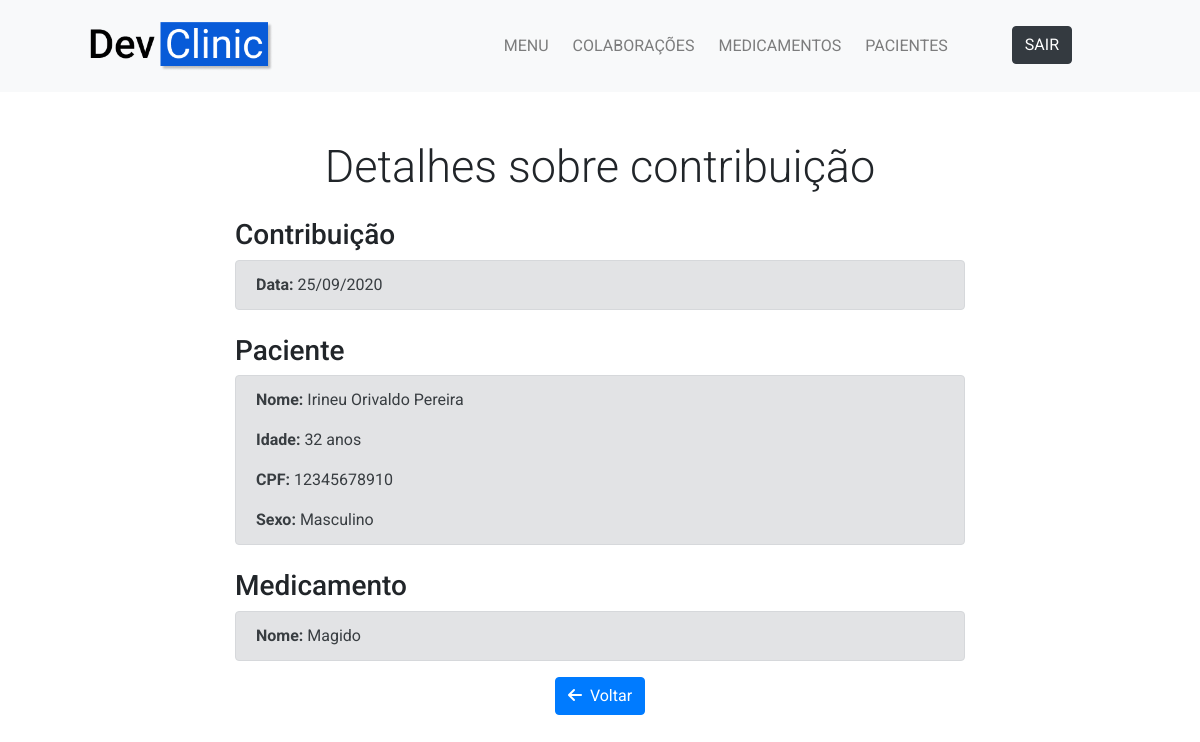
The app's page /colaboracao/2/detalhes/ (signed in) with its own data.
### colaboracao/models.py (models this page shows)
class Colaboracao(models.Model):
    data = models.DateTimeField(auto_now_add=True)
    paciente = models.ForeignKey(Paciente, on_delete=models.CASCADE)
    medicamento = models.ForeignKey(Medicamento, on_delete=models.CASCADE)

### paciente/models.py (models this page shows, shortened)
class Paciente(models.Model):
    SEXO_CHOICES = (
        ('Feminino', 'Feminino'),
        ('Masculino', 'Masculino')
    )
    nome = models.CharField(max_length=200)
    idade = models.BigIntegerField()
    cpf = models.CharField(max_length=11)
    sexo = models.CharField(max_length=9, choices=SEXO_CHOICES)
    datadecadastro = models.DateTimeField(auto_now_add=True)

### medicamento/models.py (models this page shows, shortened)
class Medicamento(models.Model):
    nome = models.CharField(max_length=150)
    marca = models.CharField(max_length=60, blank=True)
    quantidade = models.BigIntegerField()

### colaboracao/views.py (the view)
# urls.py: path('<int:pk_colaboracao>/detalhes/', views.vercolaboracao, name='vercolaboracao'),
@login_required
def vercolaboracao(request, pk_colaboracao):
    colaboracao = get_object_or_404(Colaboracao, pk=pk_colaboracao)
    return render(request, 'colaboracao/vercolaboracao.html', {'colaboracao':colaboracao})

### colaboracao/templates/colaboracao/vercolaboracao.html
{% extends '../main/base.html' %}
{% block content %}
  <section class="py-5">
    <div class="container">
      <h1 class="display-4 text-center big-display">Detalhes sobre contribuição</h1>
      <div class="row justify-content-center mt-4" >
        <div class="col-lg-8">
          <h3 class="">Contribuição</h3>
          <div class="alert alert-secondary">
            <p class="mb-0"><strong>Data:</strong> {{ colaboracao.data|date:'d/m/Y' }}</p>
          </div>
          <h3 class="mt-4">Paciente</h3>
          <div class="alert alert-secondary">
            <p><strong>Nome:</strong> {{ colaboracao.paciente.nome }}</p>
            <p><strong>Idade:</strong> {{ colaboracao.paciente.idade }} anos</p>
            <p><strong>CPF:</strong> {{ colaboracao.paciente.cpf }}</p>
            <p class="mb-0"><strong>Sexo:</strong> {{ colaboracao.paciente.sexo }}</p>
          </div>
          <h3 class="mt-4">Medicamento</h3>
          <div class="alert alert-secondary">
            {% if colaboracao.medicamento.marca %}
              <p><strong>Nome:</strong> {{ colaboracao.medicamento.nome }}</p>
              <p class="mb-0"><strong>Marca:</strong> {{ colaboracao.medicamento.marca }}</p>
            {% else %}
              <p class="mb-0"><strong>Nome:</strong> {{ colaboracao.medicamento.nome }}</p>
            {% endif %}
          </div>
          <div class="d-flex justify-content-center">
            <a href="{% url 'colaboracao:menucolaboracao' %}" class="btn btn-primary"><i class="fas fa-arrow-left mr-2"></i>Voltar</a>
          </div>
        </div>
      </div>
    </div>
  </section>
{% endblock %}

### main/static/main/css/style.css (style rules this page uses)
body { font-family: 'Roboto', sans-serif; }
.big-display { font-size: 45px; }

### records on screen
Colaboracao: data "25/09/2020", paciente.nome "Irineu Orivaldo Pereira", paciente.idade "32", paciente.cpf "12345678910", paciente.sexo "Masculino", medicamento.nome "Magido"
